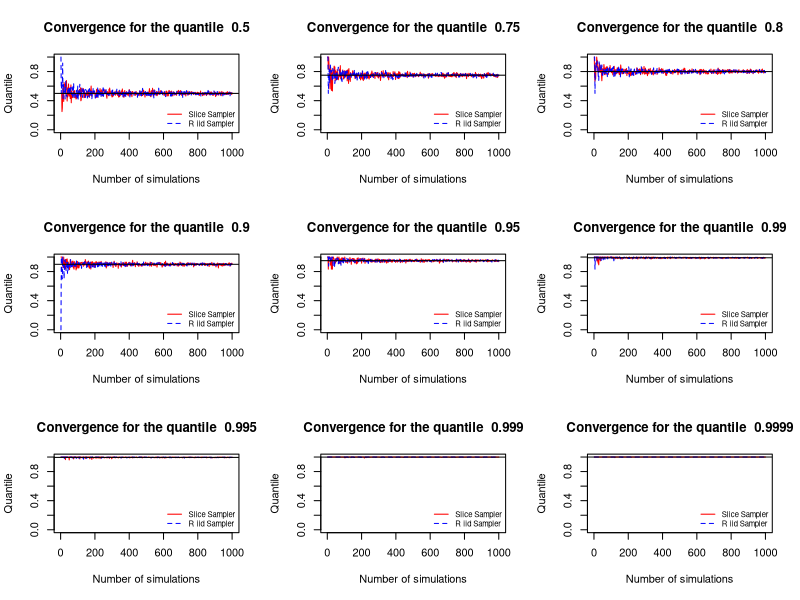

The R source for this figure: (Note: a time limit stopped this script after it produced the figure.)
TargetDensity<-function(x)  exp(-x^2/2)
set.seed(42)
SliceSampler_1step<-function(x_t)    {
  omega<-runif(1, min=0, max=TargetDensity(x_t))
  x_t_plus1<-runif(1, min=-sqrt(-2*log(omega)), max=sqrt(-2*log(omega)))
  return(x_t_plus1)}
SliceSampler_full<-function(nb_simulations, starting_point=0)    {
  X<-rep(NA,nb_simulations)
  X[1]<-starting_point
  for(t in 2:nb_simulations) X[t]<-SliceSampler_1step(X[t-1])
  return(X)}

quantilevalue_list<-c(0.5, 0.75, 0.8, 0.9, 0.95, 0.99, 0.995, 0.999, 0.9999)
cdfvalue_list<-qnorm(quantilevalue_list)
N<-seq(2,1000, length=500)

par(mfrow = c(3,3), xpd=FALSE)
for (i in 1:length(cdfvalue_list)){
  Y1<-sapply(N, FUN=function(n){mean(SliceSampler_full(n,0)<=cdfvalue_list[i])})
  Y2<-sapply(N, FUN=function(n){mean(rnorm(n)<=cdfvalue_list[i])})
  plot(N, Y1, type="n", xlab="Number of simulations", ylab="Quantile", ylim=c(0,1),
       main=paste("Convergence for the quantile ",toString(quantilevalue_list[i])))
  lines(N, Y1, col="red", lty=1)
  lines(N, Y2, col="blue", lty=2)
  abline(h=quantilevalue_list[i], col="black")
  legend("bottomright", c("Slice Sampler", "R iid Sampler"),
         col=c("red","blue"), lty=c(1,2), bty="n",cex=0.7)}

set.seed(42)
precision<-function(algorithm,cdfvalue,quantile,num_decimals=4,num_simulations=10)  {
  n<-rep(1000,num_simulations)
  for(i in 1:num_simulations){
    while(abs(mean(algorithm(n[i])<=cdfvalue)-quantile)>10^(-num_decimals)){
      n[i]<-n[i]+500}}
  return(mean(n))}
M<-length(cdfvalue_list)
precision4rnorm<-rep(NA,M)
precision4slice<-rep(NA,M)
for (i in 1:M){
  precision4rnorm[i]<-precision(rnorm,cdfvalue_list[i],quantilevalue_list[i])
  precision4slice[i]<-precision(SliceSampler_full,cdfvalue_list[i],quantilevalue_list[i])}

precisionmatrix<-matrix(data=c(precision4slice,mean(precision4slice),
                               precision4rnorm,mean(precision4rnorm)),
                        byrow=TRUE, nrow=2,ncol=M+1,
                        dimnames=list(c("Slice Sampler","R iid Sampler"),
                                      c(quantilevalue_list,"Mean")))
par(mfrow = c(1,1))
barplot(precisionmatrix, main="Number of simulations needed to reach 4-decimal precision",
        xlab="Number of simulations", col=c("red","blue"),
        legend = row.names(precisionmatrix), beside=TRUE)
